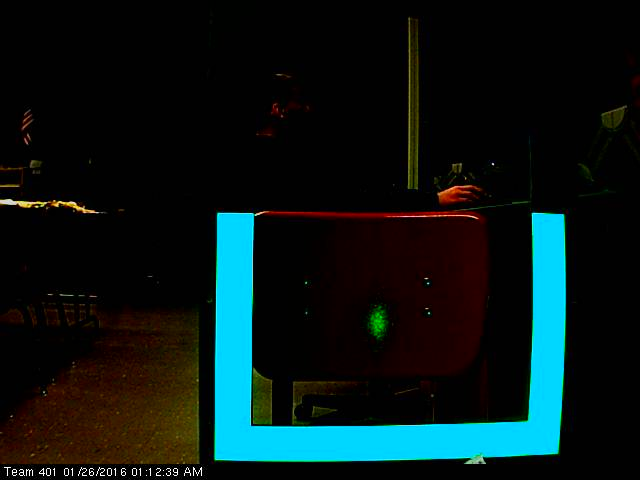
#> input picture Vision/images/distanceTest/test45.png, 640 x 480 px
$ python distanceStatic.py   (older library calls are emulated)
#> lines starting #> are read from the running program, lines starting #| are printed output that depends on the picture; after the words box and inside, x2 and y2 are one past the last pixel; in counts of white or black regions, pixels touching at a corner belong together; long printed decimals are rounded
import cv2
import numpy as np
from time import sleep

# Sets HSV values for Retro-Reflective Tape
lower = np.array([55,125,180])
upper = np.array([100,255,255])
frame = cv2.imread('../images/distanceTest/test45.png')
#> frame is the input picture: shape (480, 640, 3); mean B, G, R 23.5, 23.4, 8.6
check = False
distance = 45 #45 57 81
focalPoint = 1
while(1):

    # copy parameters to arrays
    K = np.array(([[1.25790446e+03,0.00000000e+00,6.78148700e+02],[0.00000000e+00,1.25628991e+03,3.90337199e+02],[0.00000000e+00,0.00000000e+00,1.00000000e+00]]))
    d = np.array(([ -4.32680150e-01,-4.78137707e-01,1.52852660e-03,-2.97190159e-03,2.33311192e+00]))

     # just use first two terms (no translation)
    # finds height and width of the original frame
    img = frame
    h, w = img.shape[:2]
#> h = 480; w = 640

    # distorts image so it is accurate
    newcamera, roi = cv2.getOptimalNewCameraMatrix(K, d, (w,h), 0)
#> roi = (0, 0, 639, 479)
    newimg = cv2.undistort(img, K, d, None, newcamera)
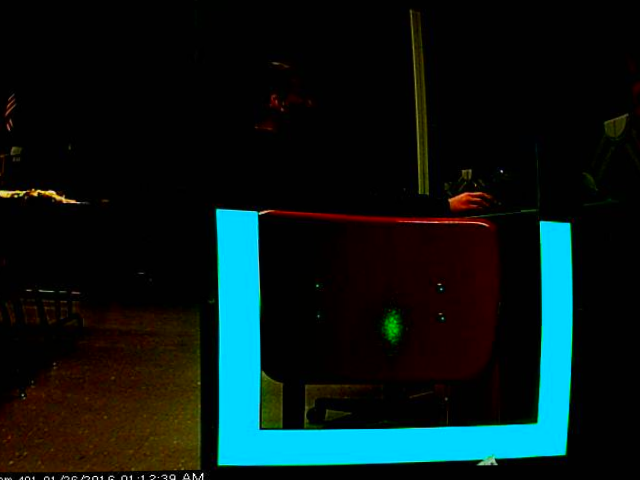
#> newimg: shape (480, 640, 3); mean B, G, R 23.8, 24, 9
    hsv = cv2.cvtColor(newimg, cv2.COLOR_BGR2HSV)
#> hsv: shape (480, 640, 3); mean H, S, V 21.7, 114.2, 32.2
    # Creates the mask
    mask = cv2.inRange(hsv, lower, upper)
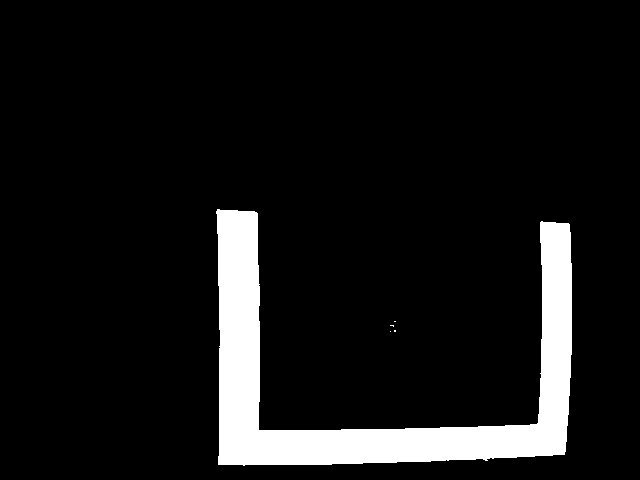
#> mask: shape (480, 640); 8.7% white; 5 white regions (4 under 20 px), largest, box (x1, y1, x2, y2) and area: (216, 209, 572, 466) 26751

    # Layers the mask onto the frame
    res = cv2.bitwise_and(newimg,newimg, mask= mask)
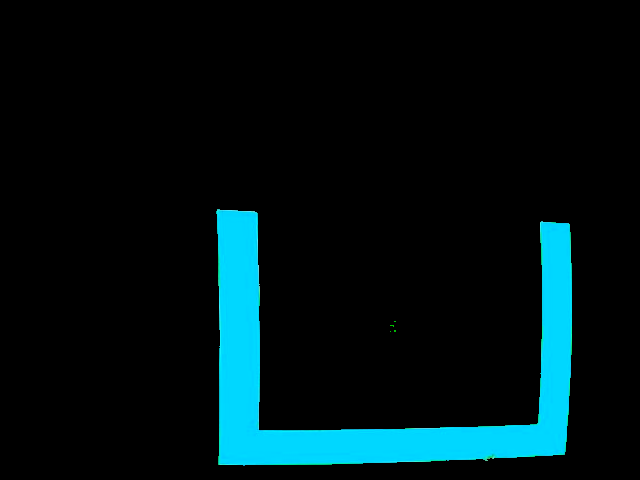
#> res: shape (480, 640, 3); mean B, G, R 21.9, 18.7, 0.1
    imgray = cv2.cvtColor(res,cv2.COLOR_BGR2GRAY)
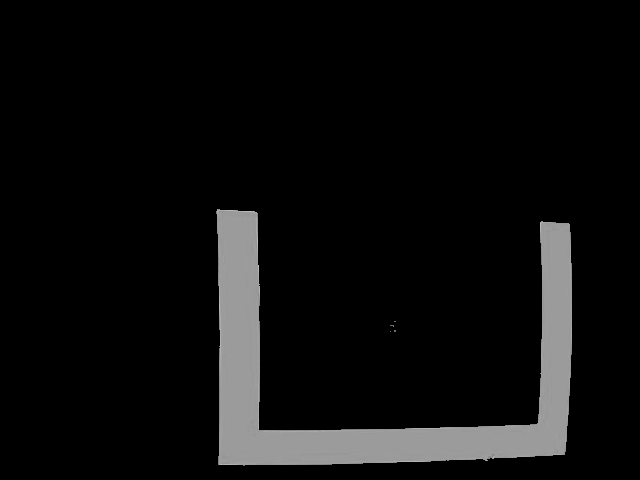
#> imgray: shape (480, 640); min 0, max 194, mean 13.5
    ret,thresh = cv2.threshold(imgray,127,255,0)
#> thresh: shape (480, 640); 8.7% white; 1 white region
    image, contours, hierarchy = cv2.findContours(thresh,cv2.RETR_TREE,cv2.CHAIN_APPROX_NONE)
#> contours = 1 contour; box (x1, y1, x2, y2) and area: (216, 209, 572, 465) 25874

    # Sets max area
    maxArea = -1
    thresholdArea = 500
    for cnt in contours:
        area = cv2.contourArea(cnt)
        if area > thresholdArea:
            if area > maxArea:
                # Finds max area of masked shapes
                maxArea = area
                rect = cv2.minAreaRect(cnt)
                box = cv2.boxPoints(rect)
                box = np.int0(box)
                image = cv2.drawContours(res,[box],0,(255,0,0),2)

                # Used to find pixel width of the object
                pixelWidth = (rect[1][0])

                # Only draws around the the shape with the biggest area
                image = cv2.drawContours(image, cnt, -1, (0,0,255), 3)

                # Finds distance
                distance = ((20 * focalPoint) / (pixelWidth))
#                focalPoint = ((pixelWidth * distance) / 20)
                print(distance)

                while not check:
                    focalPoint = (focalPoint + 1)
                    sleep(0.01)
                    if distance > (45):
                        check = True
                    break

                if distance <= 1:
                    pass
                else:
                    distanceAway = (distance)
                    # Write some Text
                    font = cv2.FONT_HERSHEY_SIMPLEX
                    cv2.putText(image,str(round(distanceAway,2)),(500,450), font, 1,(0,0,255),2)
                    cv2.putText(image,str(round(focalPoint,2)),(30,450), font, 1,(0,255,0),2)
#> this loop made 1 pass
#> (area, maxArea, rect, box, pixelWidth, distance) on pass 1: (25873.5, 25873.5, ((393.5, 336.5), (255, 355), -90), [[571, 464], [216, 464], [216, 209], [571, 209]], 255, 0.0784)
#| 0.07843
#> pass 1, `image = cv2.drawContours(image, cnt, -1, (0,0,255), 3)`:
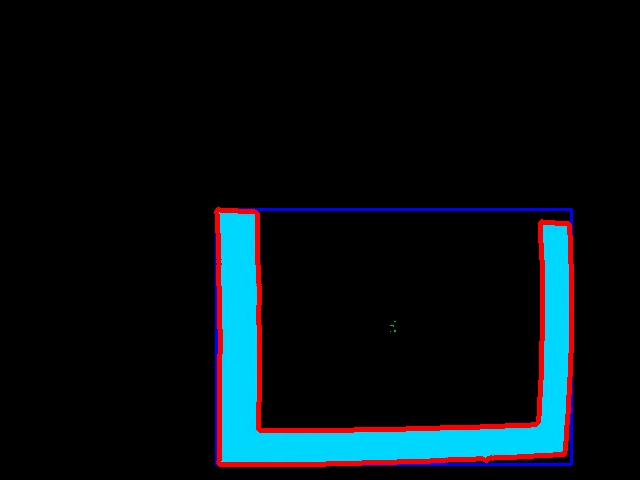
#> image: shape (480, 640, 3); mean B, G, R 20, 15.3, 6.6
#> after the loop, distance = 0.0784; focalPoint = 2; maxArea = 25873.5; pixelWidth = 255

    cv2.imshow('image',image)
    cv2.imshow('original',newimg)
    if cv2.waitKey(1) & 0xFF == 27: # Hit esc to kill it
#> (key Esc is pressed here)
        break

cv2.destroyAllWindows()

$ run again, with Vision/images/distanceTest/test10.png copied over Vision/images/distanceTest/test45.png
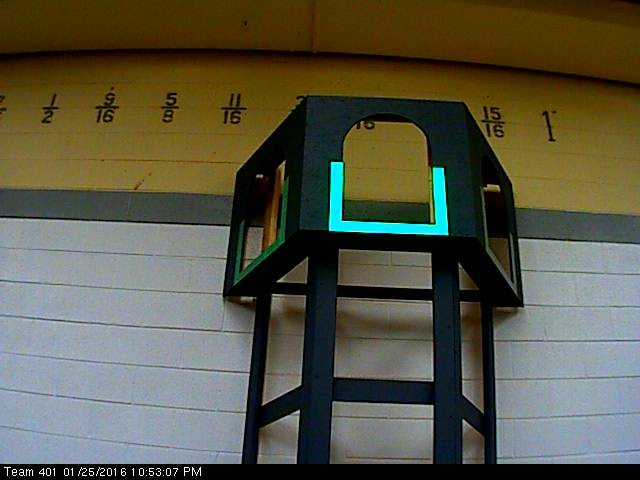
#> input picture Vision/images/distanceTest/test10.png, 640 x 480 px
#> frame is the input picture: shape (480, 640, 3); mean B, G, R 70, 87.9, 88.7
#> hsv: shape (480, 640, 3); mean H, S, V 56.9, 127.3, 100.4
#> `mask = cv2.inRange(hsv, lower, upper)`:
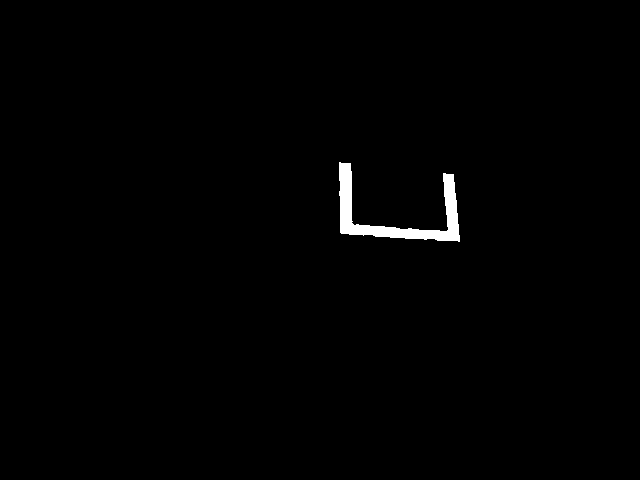
#> mask: shape (480, 640); 0.85% white; 1 white region, box (x1, y1, x2, y2) and area: (339, 162, 460, 242) 2605
#> thresh: shape (480, 640); 0.84% white; 1 white region
#> contours = 1 contour; box (x1, y1, x2, y2) and area: (339, 162, 460, 242) 2337
#> the loop `for cnt in contours:` made 1 pass
#> (area, maxArea, rect, box, pixelWidth, distance) on pass 1: (2337, 2337, ((398.9, 202.3), (70.97, 125.9), -85.43), [[458, 242], [333, 232], [339, 161], [464, 171]], 70.97, 0.282)
#> (printed output is left out)
#> pass 1, `image = cv2.drawContours(image, cnt, -1, (0,0,255), 3)`:
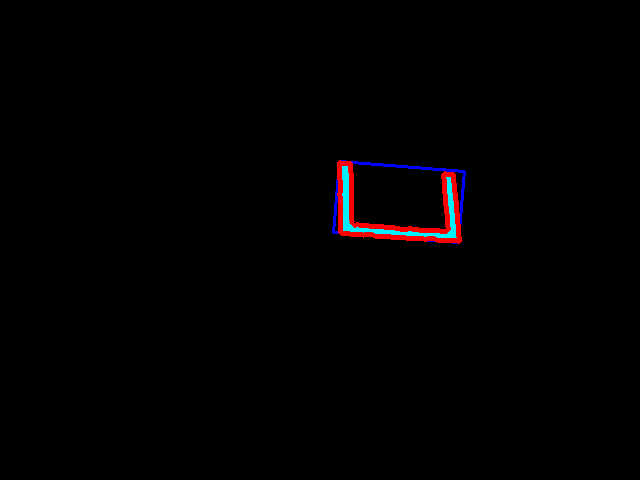
#> image: shape (480, 640, 3); mean B, G, R 1.5, 0.9, 2
#> after the loop `for cnt in contours:`: distance = 0.282; focalPoint = 2; maxArea = 2337; pixelWidth = 70.97

$ run again, with Vision/images/distanceTest/test12.png copied over Vision/images/distanceTest/test45.png
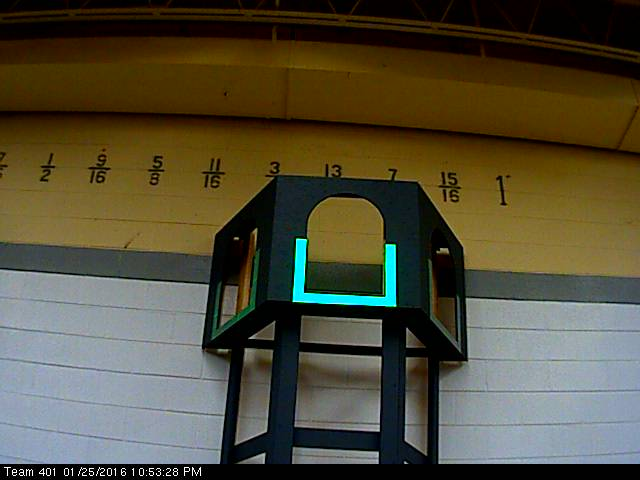
#> input picture Vision/images/distanceTest/test12.png, 640 x 480 px
#> frame is the input picture: shape (480, 640, 3); mean B, G, R 57.3, 77, 81.8
#> hsv: shape (480, 640, 3); mean H, S, V 49.8, 152.1, 92
#> `mask = cv2.inRange(hsv, lower, upper)`:
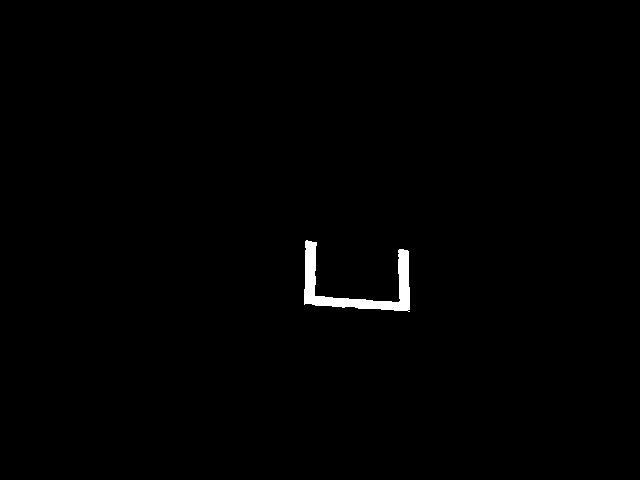
#> mask: shape (480, 640); 0.69% white; 1 white region, box (x1, y1, x2, y2) and area: (304, 240, 410, 312) 2107
#> thresh: shape (480, 640); 0.68% white; 1 white region
#> contours = 1 contour; box (x1, y1, x2, y2) and area: (304, 240, 410, 312) 1859
#> the loop `for cnt in contours:` made 1 pass
#> (area, maxArea, rect, box, pixelWidth, distance) on pass 1: (1859, 1859, ((357, 275.9), (64.23, 108.9), -85.76), [[408, 311], [300, 303], [305, 239], [413, 247]], 64.23, 0.311)
#> (printed output is left out)
#> pass 1, `image = cv2.drawContours(image, cnt, -1, (0,0,255), 3)`:
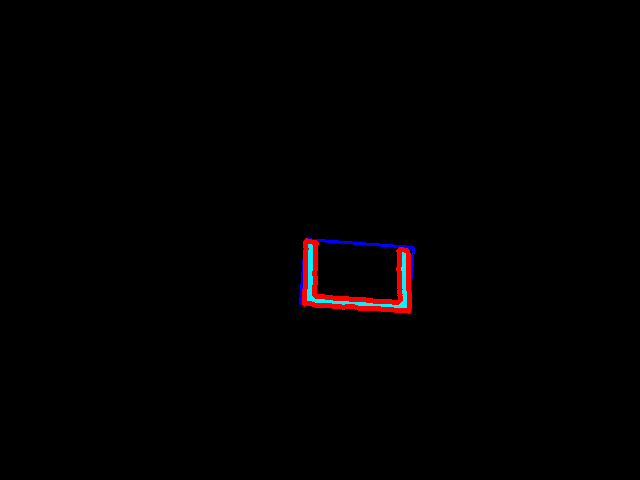
#> image: shape (480, 640, 3); mean B, G, R 1.1, 0.6, 1.8
#> after the loop `for cnt in contours:`: distance = 0.311; focalPoint = 2; maxArea = 1859; pixelWidth = 64.23

$ run again, with Vision/images/distanceTest/test14.png copied over Vision/images/distanceTest/test45.png
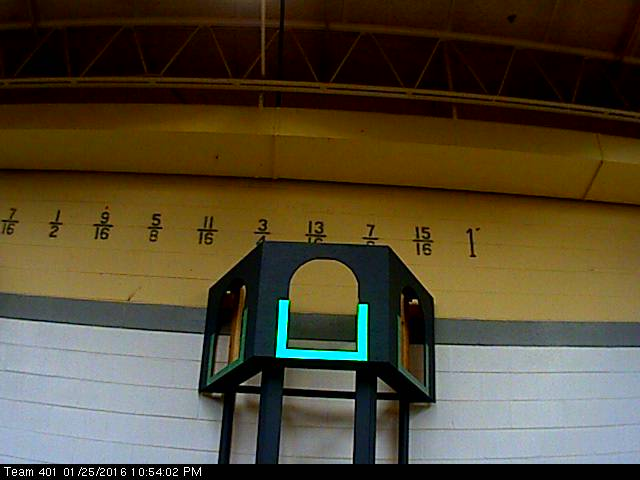
#> input picture Vision/images/distanceTest/test14.png, 640 x 480 px
#> frame is the input picture: shape (480, 640, 3); mean B, G, R 50.4, 72.2, 82.6
#> hsv: shape (480, 640, 3); mean H, S, V 40.9, 168.9, 90.2
#> `mask = cv2.inRange(hsv, lower, upper)`:
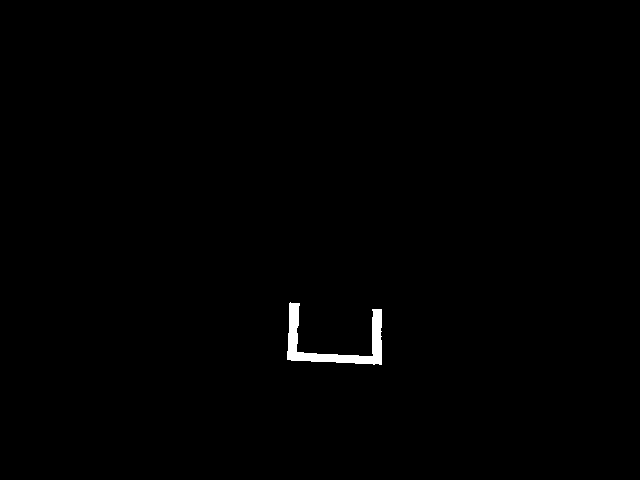
#> mask: shape (480, 640); 0.56% white; 1 white region, box (x1, y1, x2, y2) and area: (287, 302, 382, 365) 1717
#> thresh: shape (480, 640); 0.56% white; 1 white region
#> contours = 1 contour; box (x1, y1, x2, y2) and area: (287, 302, 382, 365) 1511
#> the loop `for cnt in contours:` made 1 pass
#> (area, maxArea, rect, box, pixelWidth, distance) on pass 1: (1511, 1511, ((335, 333.2), (57.92, 94.84), -87.23), [[380, 364], [286, 359], [289, 301], [383, 306]], 57.92, 0.345)
#> (printed output is left out)
#> pass 1, `image = cv2.drawContours(image, cnt, -1, (0,0,255), 3)`:
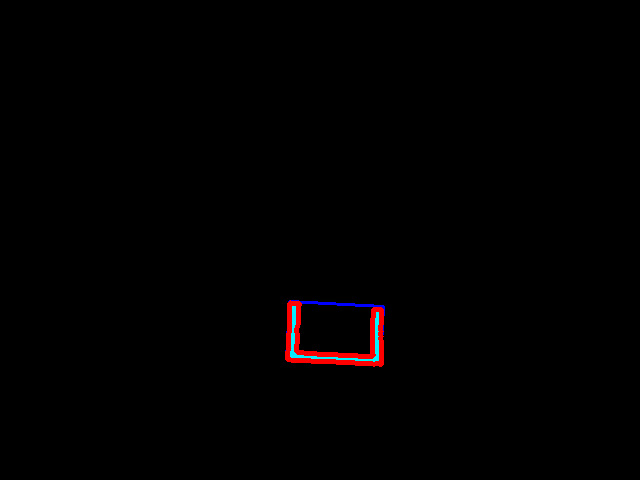
#> image: shape (480, 640, 3); mean B, G, R 0.7, 0.4, 1.6
#> after the loop `for cnt in contours:`: distance = 0.345; focalPoint = 2; maxArea = 1511; pixelWidth = 57.92
